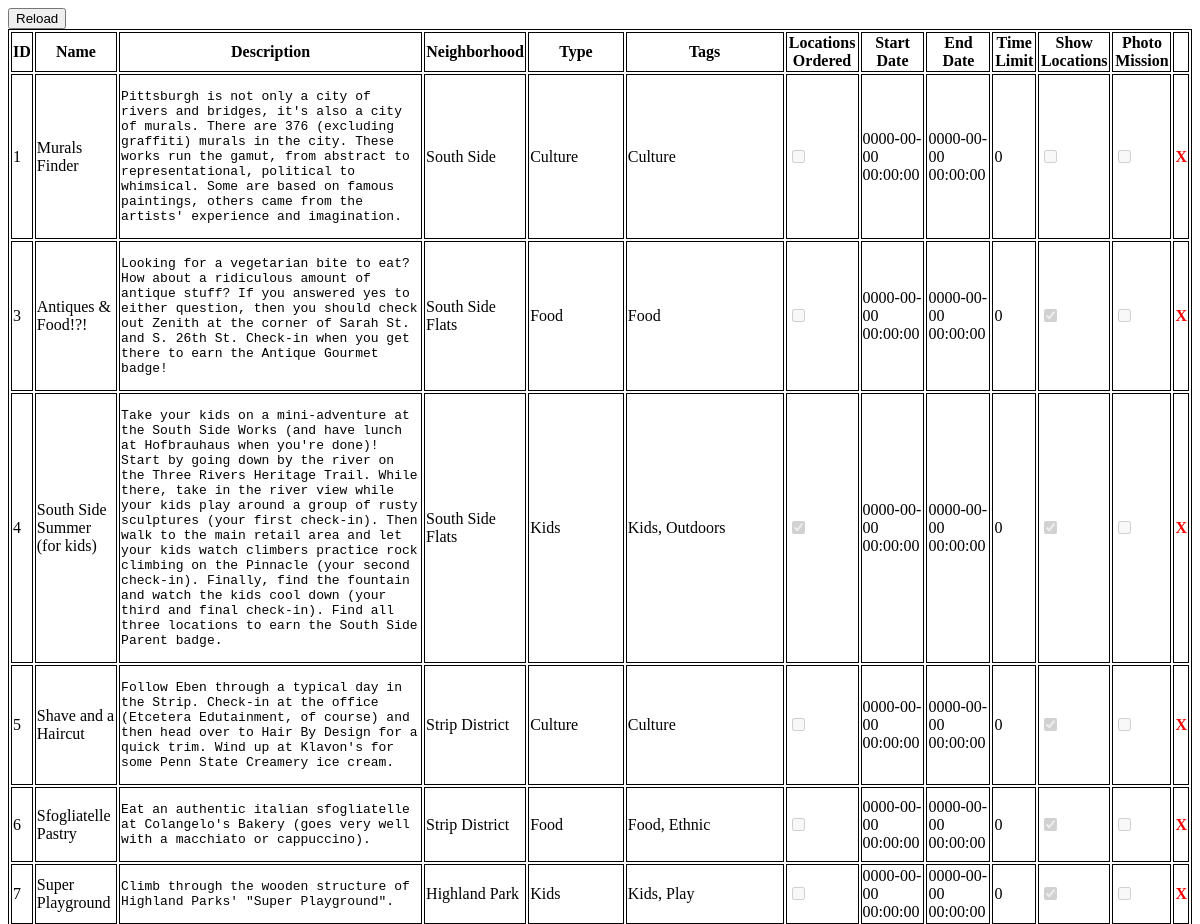
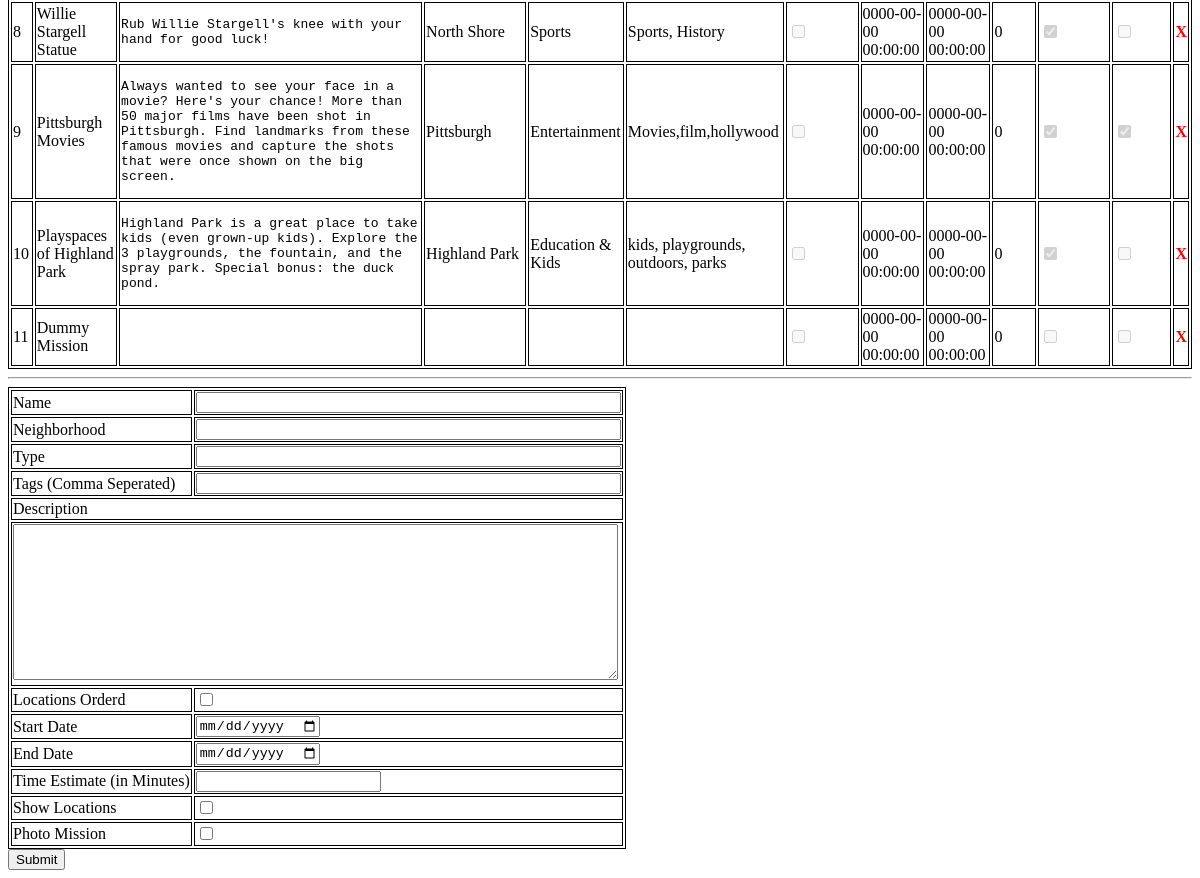
/www/dba/mission.php, run on the app's committed database (2 pictures, top to bottom).
### tables this page shows
CREATE TABLE mission (
  id int(11) NOT NULL AUTO_INCREMENT,
  `name` varchar(100) NOT NULL,
  description varchar(10000) NOT NULL,
  neighborhood varchar(1000) NOT NULL,
  `type` varchar(100) NOT NULL,
  tags varchar(1000) NOT NULL,
  locationsOrdered tinyint(1) unsigned NOT NULL,
  startDate timestamp NOT NULL DEFAULT '0000-00-00 00:00:00',
  endDate timestamp NOT NULL DEFAULT '0000-00-00 00:00:00',
  timeEstimate int(11) NOT NULL,
  showLocations tinyint(1) NOT NULL,
  photo tinyint(1) NOT NULL,
  PRIMARY KEY (id)
);

### www/dba/mission.php (the view, shortened to what this page needs)
<!DOCTYPE html>
<html>
<head>
<link rel="stylesheet" type="text/css" href="dba.css">
</head>
<body>
<?php
$db = new mysqli("localhost", "pgh-challenge", "5NdSW4FaAqQXthqs", "game");
$table = "mission";
$stmt = $db->prepare("select id, name, description, neighborhood, type, tags, locationsOrdered, startDate, endDate, timeEstimate, showLocations, photo from $table");
echo "<input class=\"refreshBtn\" type=\"button\" value=\"Reload\" onclick=\"refreshPage()\" />\n";
echo "<table id=\"dataTable\">\n";
echo "<tr><th>ID</th><th>Name</th><th>Description</th><th>Neighborhood</th><th>Type</th><th>Tags</th>".
"<th>Locations Ordered</th>".
"<th>Start Date</th><th>End Date</th><th>Time Limit</th>".
"<th>Show Locations</th><th>Photo Mission</th>";
echo "<td></td></tr>\n";
$stmt->execute();
$stmt->bind_result($id, $name, $desc, $neighborhood, $type, $tags, $ordered, $startdate, $enddate , $limit, $ShowLocations, $photo);
while($stmt->fetch())
{
	echo "<tr>".
	"<td>$id</td><td>$name</td><td><pre>".htmlspecialchars($desc)."</pre></td><td>$neighborhood</td><td>$type</td><td>$tags</td>";
	if(is_numeric($ordered) && $ordered>0) echo "<td><input type=\"checkbox\" disabled=\"disabled\" checked=\"checked\"/></td>";
	else echo "<td><input type=\"checkbox\" disabled=\"disabled\" /></td>";
	echo "<td>$startdate</td><td>$enddate</td><td>$limit</td>";
	if(is_numeric($ShowLocations) && $ShowLocations>0) echo "<td><input type=\"checkbox\" disabled=\"disabled\" checked=\"checked\"/></td>";
	else echo "<td><input type=\"checkbox\" disabled=\"disabled\" /></td>";
	if(is_numeric($photo) && $photo>0) echo "<td><input type=\"checkbox\" disabled=\"disabled\" checked=\"checked\"/></td>";
	else echo "<td><input type=\"checkbox\" disabled=\"disabled\" /></td>";
	echo "<td><a class=\"deletetext\" href=\"javascript:void(0)\" onclick=\"removeRow($id)\">X</a></td>".
	"</tr>\n";
}
echo "</table>\n";
?>
<hr/>
<form method="post" action="mission.php">
<table>
<tr><td>Name</td><td><input name="name" type="text" size="50"/ ></td></tr>
<tr><td>Neighborhood</td><td><input name="neighborhood" type="text" size="50" /></td></tr>
<tr><td>Type</td><td><input name="type" type="text" size="50" /></td></tr>
<tr><td>Tags (Comma Seperated)</td><td><input name="tags" type="text" size="50" /></td></tr>
<tr><td colspan="2">Description</td></tr>
<tr><td colspan="2"><textarea name="desc" rows="10" style="width:98.5%"></textarea></td></tr>
<tr><td>Locations Orderd</td><td><input name="ordered" type="checkbox" /></td></tr>
<tr><td>Start Date</td><td><input name="startdate" type="date" /></td></tr>
<tr><td>End Date</td><td><input name="enddate" type="date" /></td></tr>
<tr><td>Time Estimate (in Minutes)</td><td><input name="limit" type="text" /></td></tr>
<tr><td>Show Locations</td><td><input name="showLocations" type="checkbox" /></td></tr>
<tr><td>Photo Mission</td><td><input name="photo" type="checkbox" /></td></tr>
</table>
<input type="submit"/>
</form>
</body>
</html>

### www/dba/dba.css (style rules this page uses)
table, tr, td, th { border: 1px solid black; }
.errortext, .deletetext { font-weight: bold; color: red; text-decoration: none; }
.refreshBtn { vertical-align: top; display:block; }
pre { white-space: normal; }

### data on the page
mission: id "1", name "Murals Finder", description "Pittsburgh is not only a city of rivers and bridges, it's also a city of murals. There are 376 (excluding graffiti) murals in the city. These works run the gamut, from abstract to representational, political to whimsical. Some are based on famous paintings, others came from the artists' experience and imagination.", neighborhood "South Side", type "Culture", tags "Culture", startDate "0000-00-00 00:00:00", endDate "0000-00-00 00:00:00", timeEstimate "0"
mission: id "3", name "Antiques & Food!?!", description "Looking for a vegetarian bite to eat? How about a ridiculous amount of antique stuff? If you answered yes to either question, then you should check out Zenith at the corner of Sarah St. and S. 26th St. Check-in when you get there to earn the Antique Gourmet badge!", neighborhood "South Side Flats", type "Food", tags "Food", startDate "0000-00-00 00:00:00", endDate "0000-00-00 00:00:00", timeEstimate "0"
mission: id "4", name "South Side Summer (for kids)", description "Take your kids on a mini-adventure at the South Side Works (and have lunch at Hofbrauhaus when you're done)! Start by going down by the river on the Three Rivers Heritage Trail. While there, take in the river view while your kids play around a group of rusty sculptures (your first check-in). Then walk to the main retail area and let your kids watch climbers practice rock climbing on the Pinnacle (your second check-in). Finally, find the fountain and watch the kids cool down (your third and final check-in). Find all three locations to earn the South Side Parent badge.", neighborhood "South Side Flats", type "Kids", tags "Kids, Outdoors", startDate "0000-00-00 00:00:00", endDate "0000-00-00 00:00:00", timeEstimate "0"
mission: id "5", name "Shave and a Haircut", description "Follow Eben through a typical day in the Strip. Check-in at the office (Etcetera Edutainment, of course) and then head over to Hair By Design for a quick trim. Wind up at Klavon's for some Penn State Creamery ice cream.", neighborhood "Strip District", type "Culture", tags "Culture", startDate "0000-00-00 00:00:00", endDate "0000-00-00 00:00:00", timeEstimate "0"
mission: id "6", name "Sfogliatelle Pastry", description "Eat an authentic italian sfogliatelle at Colangelo's Bakery (goes very well with a macchiato or cappuccino).", neighborhood "Strip District", type "Food", tags "Food, Ethnic", startDate "0000-00-00 00:00:00", endDate "0000-00-00 00:00:00", timeEstimate "0"
mission: id "7", name "Super Playground", description "Climb through the wooden structure of Highland Parks' \"Super Playground\".", neighborhood "Highland Park", type "Kids", tags "Kids, Play", startDate "0000-00-00 00:00:00", endDate "0000-00-00 00:00:00", timeEstimate "0"
mission: id "8", name "Willie Stargell Statue", description "Rub Willie Stargell's knee with your hand for good luck!", neighborhood "North Shore", type "Sports", tags "Sports, History", startDate "0000-00-00 00:00:00", endDate "0000-00-00 00:00:00", timeEstimate "0"
mission: id "9", name "Pittsburgh Movies", description "Always wanted to see your face in a movie? Here's your chance! More than 50 major films have been shot in Pittsburgh. Find landmarks from these famous movies and capture the shots that were once shown on the big screen.", neighborhood "Pittsburgh", type "Entertainment", tags "Movies,film,hollywood", startDate "0000-00-00 00:00:00", endDate "0000-00-00 00:00:00", timeEstimate "0"
mission: id "10", name "Playspaces of Highland Park", description "Highland Park is a great place to take kids (even grown-up kids). Explore the 3 playgrounds, the fountain, and the spray park. Special bonus: the duck pond.", neighborhood "Highland Park", type "Education & Kids", tags "kids, playgrounds, outdoors, parks", startDate "0000-00-00 00:00:00", endDate "0000-00-00 00:00:00", timeEstimate "0"
mission: id "11", name "Dummy Mission", startDate "0000-00-00 00:00:00", endDate "0000-00-00 00:00:00", timeEstimate "0"
